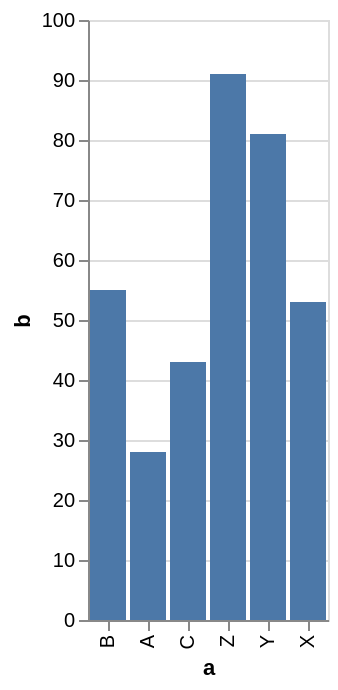

This figure's Vega-Lite source:
### Vega-Lite specification from a JSON file in a GitHub repository (floating-point values rounded to 4 significant figures)
{"$schema": "https://vega.github.io/schema/vega-lite/v5.json", "data": {"values": [{"a": "A", "b": 28}, {"a": "B", "b": 55}, {"a": "C", "b": 43}, {"a": "Z", "b": 91}, {"a": "Y", "b": 81}, {"a": "X", "b": 53}]}, "mark": "bar", "encoding": {"x": {"field": "a", "type": "ordinal", "sort": ["B", "A", "C"]}, "y": {"field": "b", "type": "quantitative"}}}
